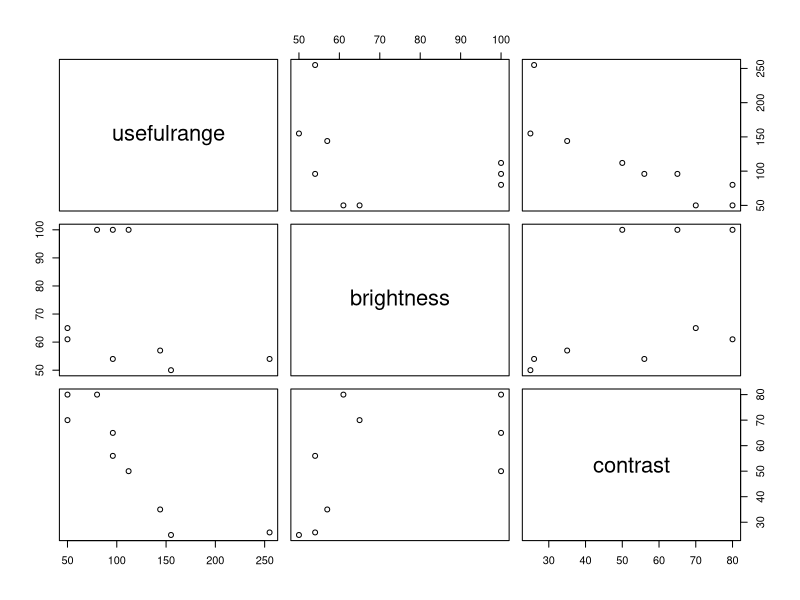

Here is the R script that generated this plot:
## ---- chunk 1
knitr::opts_chunk$set(echo = TRUE)
## ---- chunk 2
correlator.data <- data.frame(
 usefulrange = c(96, 50, 50, 112,	96,	80,	155, 144,	255),
 brightness = c(54, 61, 65, 100,	100,	100,	50,	57,	54),
 contrast = c(56,	80,	70,	50,	65,	80,	25,	35,	26))
 correlator.data
## ---- chunk 3
plot(correlator.data)
multiple.regression <- lm(usefulrange ~ brightness + contrast, data=correlator.data)
summary(multiple.regression)
## ---- chunk 4
(summary(multiple.regression)$sigma)**2
